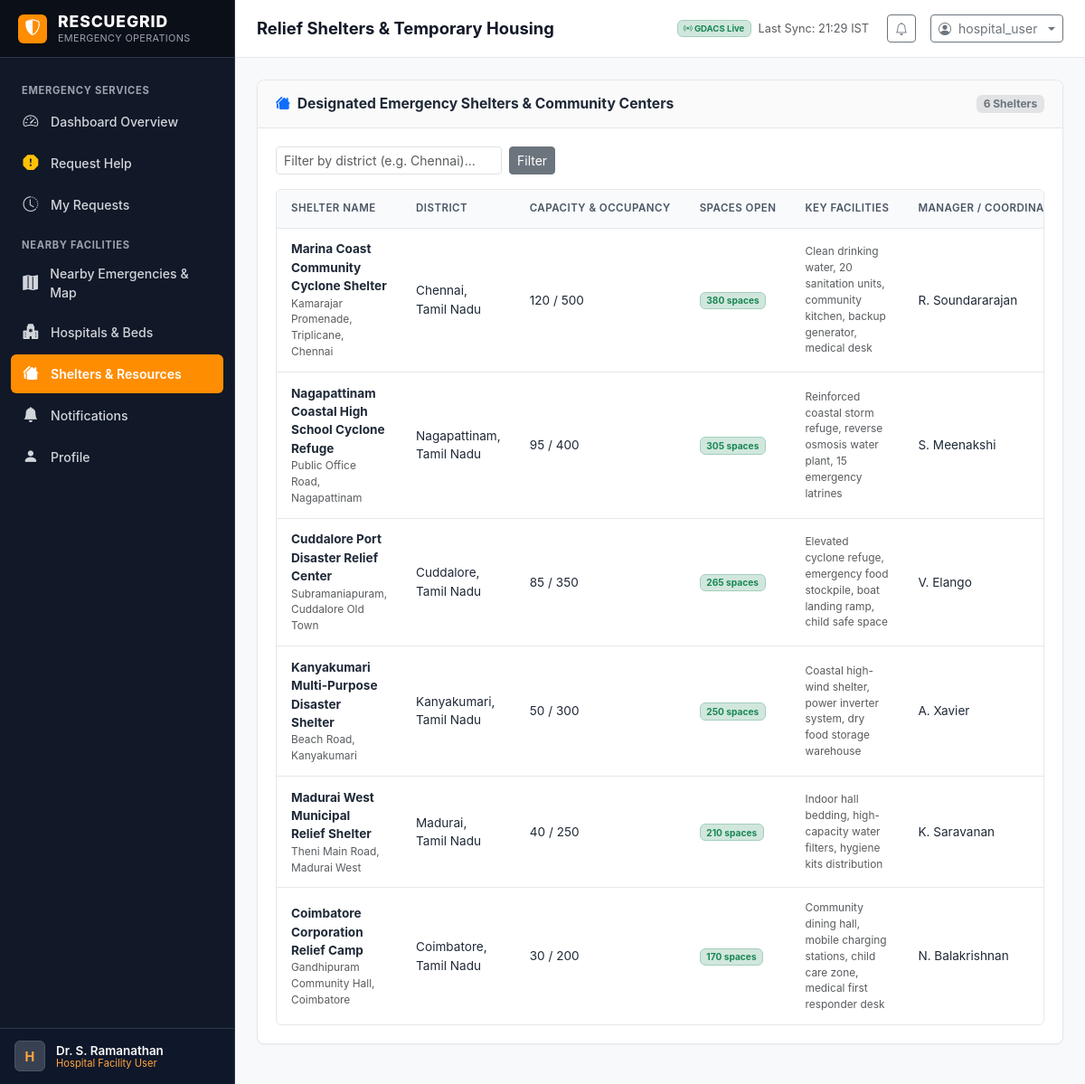
/facilities/shelters/ (signed in), run on the app's committed database.
### core/models.py (models this page shows, shortened)
class User(AbstractUser):
    ROLE_ADMIN = 'ADMIN'
    ROLE_USER = 'USER'
    ROLE_DONOR = 'DONOR'
    ROLE_CHOICES = [
        (ROLE_ADMIN, 'Admin / Operations Coordinator'),
        (ROLE_USER, 'Affected Person / Hospital User'),
        (ROLE_DONOR, 'Relief Donor / Sponsor'),
    ]
    SUBTYPE_AFFECTED_PERSON = 'AFFECTED_PERSON'
    SUBTYPE_HOSPITAL = 'HOSPITAL'
    SUBTYPE_DONOR_INDIVIDUAL = 'DONOR_INDIVIDUAL'
    SUBTYPE_DONOR_ORG = 'DONOR_ORG'
    SUBTYPE_CHOICES = [
        (SUBTYPE_AFFECTED_PERSON, 'Affected Person / Citizen'),
        (SUBTYPE_HOSPITAL, 'Hospital / Medical Center User'),
        (SUBTYPE_DONOR_INDIVIDUAL, 'Individual Donor'),
        (SUBTYPE_DONOR_ORG, 'Relief Organization / NGO'),
    ]
    role = models.CharField(max_length=20, choices=ROLE_CHOICES, default=ROLE_USER, db_index=True)
    user_subtype = models.CharField(max_length=30, choices=SUBTYPE_CHOICES, default=SUBTYPE_AFFECTED_PERSON)
    phone = models.CharField(max_length=20, blank=True)
    organization_name = models.CharField(max_length=150, blank=True)
    address = models.TextField(blank=True)
    city = models.CharField(max_length=100, blank=True)
    district = models.CharField(max_length=100, blank=True, default='Chennai')
    state = models.CharField(max_length=100, default='Tamil Nadu')
    latitude = models.FloatField(null=True, blank=True)
    longitude = models.FloatField(null=True, blank=True)
    def is_admin_user(self):
        return self.role == self.ROLE_ADMIN or self.is_superuser or self.is_staff
    def is_hospital_subtype(self):
        return self.user_subtype == self.SUBTYPE_HOSPITAL
    def get_role_display_badge(self):
        if self.is_admin_user():
            return "Operations Administrator"
        elif self.role == self.ROLE_DONOR:
            return "Relief Donor"
        elif self.is_hospital_subtype():
            return "Hospital Facility User"
        return "Affected Citizen / User"

### gdacs_integration/models.py (models this page shows, shortened)
class GDACSSyncLog(models.Model):
    STATUS_SUCCESS = 'SUCCESS'
    STATUS_FAILED = 'FAILED'
    STATUS_CHOICES = [
        (STATUS_SUCCESS, 'Success'),
        (STATUS_FAILED, 'Failed'),
    ]
    sync_time = models.DateTimeField(auto_now_add=True)
    status = models.CharField(max_length=20, choices=STATUS_CHOICES, db_index=True)
    events_synced = models.IntegerField(default=0)
    india_events_count = models.IntegerField(default=0)
    tamil_nadu_events_count = models.IntegerField(default=0)
    error_message = models.TextField(blank=True, null=True)
    class Meta:
        ordering = ['-sync_time']
        verbose_name = 'GDACS Sync Log'
        verbose_name_plural = 'GDACS Sync Logs'

### relief/models.py (models this page shows, shortened)
class Shelter(models.Model):
    name = models.CharField(max_length=200)
    manager_name = models.CharField(max_length=120)
    phone = models.CharField(max_length=30)
    address = models.TextField()
    district = models.CharField(max_length=100, default='Chennai')
    state = models.CharField(max_length=100, default='Tamil Nadu')
    latitude = models.FloatField()
    longitude = models.FloatField()
    total_capacity = models.IntegerField(default=200)
    current_occupancy = models.IntegerField(default=0)
    facilities_description = models.TextField(blank=True, help_text="e.g. Clean drinking water, food distribution, medical first aid counter, power backup")
    is_active = models.BooleanField(default=True)
    created_at = models.DateTimeField(auto_now_add=True)
    updated_at = models.DateTimeField(auto_now=True)
    class Meta:
        ordering = ['name']
    @property
    def available_capacity(self):
        return max(0, self.total_capacity - self.current_occupancy)

### relief/views.py (the view)
# urls.py: path('facilities/shelters/', relief_views.user_shelters, name='user_shelters'),
@login_required
def user_shelters(request):
    from core.views import ensure_demo_data
    ensure_demo_data()
    shelters = Shelter.objects.filter(is_active=True).order_by('-total_capacity')
    district_filter = request.GET.get('district')
    if district_filter:
        shelters = shelters.filter(district__icontains=district_filter)
    return render(request, 'relief/shelters.html', {
        'shelters': shelters,
        'district_filter': district_filter,
    })

### core/context_processors.py (called while the page is built)
def rescuegrid_global_context(request):
    unread_count = 0
    if request.user.is_authenticated:
        unread_count = Notification.objects.filter(recipient=request.user, is_read=False).count()
    gdacs_status = get_latest_sync_status()
    return {
        'APP_NAME': 'RESCUEGRID',
        'APP_TAGLINE': 'Multi-Region Emergency Response & Relief Platform for India',
        'CURRENT_TIME': timezone.now(),
        'UNREAD_NOTIFICATIONS_COUNT': unread_count,
        'GDACS_SUMMARY': gdacs_status,
        'PRIMARY_COLOR': '#FE8D01',
        'SECONDARY_COLOR': '#FFA53F',
    }

### gdacs_integration/services.py (called while the page is built)
def get_latest_sync_status():
    last_log = GDACSSyncLog.objects.order_by('-sync_time').first()
    last_success_log = GDACSSyncLog.objects.filter(status=GDACSSyncLog.STATUS_SUCCESS).order_by('-sync_time').first()
    return {
        'last_attempt': last_log.sync_time if last_log else None,
        'status': last_log.status if last_log else 'NEVER_SYNCED',
        'error_message': last_log.error_message if last_log and last_log.status == GDACSSyncLog.STATUS_FAILED else None,
        'last_successful_sync': last_success_log.sync_time if last_success_log else None,
        'total_events': GDACSEvent.objects.count(),
        'india_events': GDACSEvent.objects.filter(is_india=True).count(),
        'tamil_nadu_events': GDACSEvent.objects.filter(is_tamil_nadu=True).count(),
    }

### templates/relief/shelters.html (shortened to what this page needs)
{% extends 'base.html' %}
{% block page_title %}Relief Shelters & Temporary Housing{% endblock %}
{% block content %}
<div class="rg-card">
  <div class="rg-card-header">
    <h3 class="rg-card-title">
      <i class="bi bi-houses-fill text-primary"></i> Designated Emergency Shelters & Community Centers
    </h3>
    <span class="badge bg-secondary-subtle text-secondary">{{ shelters.count }} Shelters</span>
  </div>
  <div class="rg-card-body">
    <form method="get" class="rg-filter-bar">
      <div class="d-flex align-items-center gap-2">
        <input type="text" name="district" class="form-control form-control-sm" placeholder="Filter by district (e.g. Chennai)..." value="{{ district_filter|default:'' }}" style="width: 250px;">
        <button type="submit" class="btn btn-sm btn-secondary">Filter</button>
      </div>
    </form>
    <div class="rg-table-wrapper">
      <table class="rg-table">
        <thead>
          <tr>
            <th>Shelter Name</th>
            <th>District</th>
            <th>Capacity & Occupancy</th>
            <th>Spaces Open</th>
            <th>Key Facilities</th>
            <th>Manager / Coordinator</th>
          </tr>
        </thead>
        <tbody>
          {% if shelters %}
            {% for s in shelters %}
              <tr>
                <td>
                  <strong>{{ s.name }}</strong>
                  <div class="text-muted small">{{ s.address }}</div>
                </td>
                <td>{{ s.district }}, {{ s.state }}</td>
                <td>{{ s.current_occupancy }} / {{ s.total_capacity }}</td>
                <td>
                  <span class="badge {% if s.available_capacity > 0 %}bg-success-subtle text-success border-success-subtle{% else %}bg-danger-subtle text-danger border-danger-subtle{% endif %} border">
                    {{ s.available_capacity }} spaces
                  </span>
                </td>
                <td class="small text-muted">{{ s.facilities_description|default:"Clean water, power, sanitation" }}</td>
                <td>{{ s.manager_name }}</td>
              </tr>
            {% endfor %}
          {% else %}
            <tr>
              <td colspan="7" class="text-center py-4 text-muted">
                No shelters found matching your district filter.
              </td>
            </tr>
          {% endif %}
        </tbody>
      </table>
    </div>
  </div>
</div>
{% endblock %}

### templates/base.html (shortened to what this page needs)
{% load static %}
<!DOCTYPE html>
<html lang="en">
<head>
  <link href="https://cdn.jsdelivr.net/npm/bootstrap@5.3.3/dist/css/bootstrap.min.css" rel="stylesheet">
  <link rel="stylesheet" href="https://cdn.jsdelivr.net/npm/bootstrap-icons@1.11.3/font/bootstrap-icons.min.css">
  <link rel="stylesheet" href="https://unpkg.com/leaflet@1.9.4/dist/leaflet.css" />
  <link rel="stylesheet" href="{% static 'css/rescuegrid.css' %}">
</head>
<body>
<div class="rg-app-container">
  <aside class="rg-sidebar" id="rgSidebar">
    <a href="{% url 'dashboard_redirect' %}" class="rg-sidebar-brand">
      <div class="rg-brand-symbol">
        <i class="bi bi-shield-shaded"></i>
      </div>
      <div class="rg-brand-text">
        <span class="rg-brand-title">{{ APP_NAME }}</span>
        <span class="rg-brand-subtitle">Emergency Operations</span>
      </div>
    </a>
    <div class="rg-sidebar-menu">
      {% if user.is_authenticated %}
        {% if user.is_admin_user %}
          <div class="rg-nav-group-title">Command & Control</div>
          <a href="{% url 'admin_dashboard' %}" class="rg-nav-link {% if request.resolver_match.url_name == 'admin_dashboard' %}active{% endif %}">
            <i class="bi bi-speedometer2"></i> Operations Dashboard
          </a>
          <a href="{% url 'admin_emergencies' %}" class="rg-nav-link {% if request.resolver_match.url_name == 'admin_emergencies' %}active{% endif %}">
            <i class="bi bi-exclamation-triangle-fill"></i> Emergencies
          </a>
          <a href="{% url 'admin_map' %}" class="rg-nav-link {% if request.resolver_match.url_name == 'admin_map' %}active{% endif %}">
            <i class="bi bi-map-fill"></i> Multi-Region Map
          </a>
          <a href="{% url 'admin_gdacs' %}" class="rg-nav-link {% if request.resolver_match.url_name == 'admin_gdacs' %}active{% endif %}">
            <i class="bi bi-broadcast-pin"></i> GDACS Disaster Feed
          </a>
          <div class="rg-nav-group-title">Relief & Resources</div>
          <a href="{% url 'admin_resources' %}" class="rg-nav-link {% if request.resolver_match.url_name == 'admin_resources' %}active{% endif %}">
            <i class="bi bi-boxes"></i> Inventory & Stock
          </a>
          <a href="{% url 'admin_donations' %}" class="rg-nav-link {% if request.resolver_match.url_name == 'admin_donations' %}active{% endif %}">
            <i class="bi bi-heart-fill"></i> Donations Pipeline
          </a>
          <a href="{% url 'admin_facilities' %}" class="rg-nav-link {% if request.resolver_match.url_name == 'admin_facilities' %}active{% endif %}">
            <i class="bi bi-hospital"></i> Hospitals & Shelters
          </a>
          <a href="{% url 'admin_responders' %}" class="rg-nav-link {% if request.resolver_match.url_name == 'admin_responders' %}active{% endif %}">
            <i class="bi bi-people-fill"></i> Responders
          </a>
          <div class="rg-nav-group-title">Analytics & System</div>
          <a href="{% url 'analytics_dashboard' %}" class="rg-nav-link {% if request.resolver_match.url_name == 'analytics_dashboard' %}active{% endif %}">
            <i class="bi bi-graph-up-arrow"></i> Priority & Allocation
          </a>
          <a href="{% url 'admin_database_records' %}" class="rg-nav-link {% if request.resolver_match.url_name == 'admin_database_records' %}active{% endif %}">
            <i class="bi bi-database"></i> Database Records
          </a>
          <a href="{% url 'notifications_list' %}" class="rg-nav-link {% if request.resolver_match.url_name == 'notifications_list' %}active{% endif %}">
            <i class="bi bi-bell-fill"></i> Notifications
          </a>
        {% else %}
          <div class="rg-nav-group-title">Emergency Services</div>
          <a href="{% url 'user_dashboard' %}" class="rg-nav-link {% if request.resolver_match.url_name == 'user_dashboard' %}active{% endif %}">
            <i class="bi bi-speedometer2"></i> Dashboard Overview
          </a>
          <a href="{% url 'request_help' %}" class="rg-nav-link {% if request.resolver_match.url_name == 'request_help' %}active{% endif %}">
            <i class="bi bi-exclamation-octagon-fill text-warning"></i> Request Help
          </a>
          <a href="{% url 'my_requests' %}" class="rg-nav-link {% if request.resolver_match.url_name == 'my_requests' %}active{% endif %}">
            <i class="bi bi-clock-history"></i> My Requests
          </a>
          <div class="rg-nav-group-title">Nearby Facilities</div>
          <a href="{% url 'user_map' %}" class="rg-nav-link {% if request.resolver_match.url_name == 'user_map' %}active{% endif %}">
            <i class="bi bi-map-fill"></i> Nearby Emergencies & Map
          </a>
          <a href="{% url 'user_hospitals' %}" class="rg-nav-link {% if request.resolver_match.url_name == 'user_hospitals' %}active{% endif %}">
            <i class="bi bi-hospital-fill"></i> Hospitals & Beds
          </a>
          <a href="{% url 'user_shelters' %}" class="rg-nav-link {% if request.resolver_match.url_name == 'user_shelters' %}active{% endif %}">
            <i class="bi bi-houses-fill"></i> Shelters & Resources
          </a>
          <a href="{% url 'notifications_list' %}" class="rg-nav-link {% if request.resolver_match.url_name == 'notifications_list' %}active{% endif %}">
            <i class="bi bi-bell-fill"></i> Notifications
          </a>
          <a href="{% url 'user_profile' %}" class="rg-nav-link {% if request.resolver_match.url_name == 'user_profile' %}active{% endif %}">
            <i class="bi bi-person-fill"></i> Profile
          </a>
        {% endif %}
      {% endif %}
    </div>
    <div class="rg-sidebar-footer">
      {% if user.is_authenticated %}
        <div class="rg-sidebar-user">
          <div class="rg-user-avatar">
            {{ user.username|first|upper }}
          </div>
          <div class="rg-user-info">
            <div class="rg-user-name">{{ user.get_full_name|default:user.username }}</div>
            <div class="rg-user-role-label">{{ user.get_role_display_badge }}</div>
          </div>
        </div>
      {% else %}
        <a href="{% url 'login' %}" class="btn btn-rg-primary w-100 btn-sm">Login</a>
      {% endif %}
    </div>
  </aside>
  <div class="rg-main-wrapper">
    <header class="rg-header">
      <div class="rg-header-left">
        <h1 class="rg-page-title">{% block page_title %}Operations Overview{% endblock %}</h1>
      </div>
      <div class="rg-header-right">
        <div class="d-none d-md-flex align-items-center me-2 text-muted" style="font-size: 0.8rem;">
          {% if GDACS_SUMMARY.status == 'SUCCESS' %}
            <span class="badge bg-success-subtle text-success border border-success-subtle me-2">
              <i class="bi bi-broadcast"></i> GDACS Live
            </span>
            <span>Last Sync: {{ GDACS_SUMMARY.last_successful_sync|date:"H:i" }} IST</span>
          {% elif GDACS_SUMMARY.status == 'FAILED' %}
            <span class="badge bg-danger-subtle text-danger border border-danger-subtle me-2">
              <i class="bi bi-exclamation-triangle"></i> GDACS Sync Issue
            </span>
          {% else %}
            <span class="badge bg-secondary-subtle text-secondary me-2">
              <i class="bi bi-circle"></i> GDACS Ready
            </span>
          {% endif %}
        </div>
        {% if user.is_authenticated %}
          <a href="{% url 'notifications_list' %}" class="btn btn-sm btn-outline-secondary position-relative me-1" title="Notifications">
            <i class="bi bi-bell"></i>
          </a>
          <div class="dropdown">
            <button class="btn btn-sm btn-outline-secondary dropdown-toggle d-flex align-items-center gap-2" type="button" data-bs-toggle="dropdown" aria-expanded="false">
              <i class="bi bi-person-circle"></i>
              <span class="d-none d-sm-inline">{{ user.username }}</span>
            </button>
          </div>
        {% else %}
          <a href="{% url 'login' %}" class="btn btn-sm btn-rg-primary">Sign In</a>
        {% endif %}
      </div>
    </header>
    <main class="rg-content">
      {% block content %}{% endblock %}
    </main>
  </div>
</div>
</body>
</html>

### data on the page
User: username|first "H", get_full_name "Dr. S. Ramanathan", get_role_display_badge "Hospital Facility User", username "hospital_user"
GDACSSyncLog: last_successful_sync "21:29"
Shelter: name "Marina Coast Community Cyclone Shelter", address "Kamarajar Promenade, Triplicane, Chennai", district "Chennai", state "Tamil Nadu", current_occupancy "120", total_capacity "500", available_capacity "380", facilities_description "Clean drinking water, 20 sanitation units, community kitchen, backup generator, medical desk", manager_name "R. Soundararajan"
Shelter: name "Nagapattinam Coastal High School Cyclone Refuge", address "Public Office Road, Nagapattinam", district "Nagapattinam", state "Tamil Nadu", current_occupancy "95", total_capacity "400", available_capacity "305", facilities_description "Reinforced coastal storm refuge, reverse osmosis water plant, 15 emergency latrines", manager_name "S. Meenakshi"
Shelter: name "Cuddalore Port Disaster Relief Center", address "Subramaniapuram, Cuddalore Old Town", district "Cuddalore", state "Tamil Nadu", current_occupancy "85", total_capacity "350", available_capacity "265", facilities_description "Elevated cyclone refuge, emergency food stockpile, boat landing ramp, child safe space", manager_name "V. Elango"
Shelter: name "Kanyakumari Multi-Purpose Disaster Shelter", address "Beach Road, Kanyakumari", district "Kanyakumari", state "Tamil Nadu", current_occupancy "50", total_capacity "300", available_capacity "250", facilities_description "Coastal high-wind shelter, power inverter system, dry food storage warehouse", manager_name "A. Xavier"
Shelter: name "Madurai West Municipal Relief Shelter", address "Theni Main Road, Madurai West", district "Madurai", state "Tamil Nadu", current_occupancy "40", total_capacity "250", available_capacity "210", facilities_description "Indoor hall bedding, high-capacity water filters, hygiene kits distribution", manager_name "K. Saravanan"
Shelter: name "Coimbatore Corporation Relief Camp", address "Gandhipuram Community Hall, Coimbatore", district "Coimbatore", state "Tamil Nadu", current_occupancy "30", total_capacity "200", available_capacity "170", facilities_description "Community dining hall, mobile charging stations, child care zone, medical first responder desk", manager_name "N. Balakrishnan"

### other printed values
{{ APP_NAME }} "RESCUEGRID"
{{ shelters.count }} "6"
